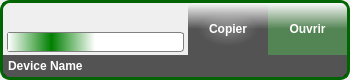
<?xml version="1.0" encoding="UTF-8"?>
<ui version="4.0">
 <class>DeviceView</class>
 <widget class="QWidget" name="DeviceView">
  <property name="geometry">
   <rect>
    <x>0</x>
    <y>0</y>
    <width>350</width>
    <height>80</height>
   </rect>
  </property>
  <property name="sizePolicy">
   <sizepolicy hsizetype="Preferred" vsizetype="Preferred">
    <horstretch>0</horstretch>
    <verstretch>0</verstretch>
   </sizepolicy>
  </property>
  <property name="minimumSize">
   <size>
    <width>180</width>
    <height>80</height>
   </size>
  </property>
  <property name="maximumSize">
   <size>
    <width>350</width>
    <height>80</height>
   </size>
  </property>
  <property name="acceptDrops">
   <bool>true</bool>
  </property>
  <property name="windowTitle">
   <string>Form</string>
  </property>
  <property name="autoFillBackground">
   <bool>false</bool>
  </property>
  <property name="styleSheet">
   <string notr="true">border: 0px;</string>
  </property>
  <layout class="QVBoxLayout" name="verticalLayout">
   <property name="spacing">
    <number>0</number>
   </property>
   <property name="leftMargin">
    <number>0</number>
   </property>
   <property name="topMargin">
    <number>0</number>
   </property>
   <property name="rightMargin">
    <number>0</number>
   </property>
   <property name="bottomMargin">
    <number>0</number>
   </property>
   <item>
    <widget class="QFrame" name="backgroundContainer">
     <property name="styleSheet">
      <string notr="true">#backgroundContainer
{	
	background: url(:/images/android_icon_large.png) no-repeat right top;
}</string>
     </property>
     <property name="frameShape">
      <enum>QFrame::StyledPanel</enum>
     </property>
     <property name="frameShadow">
      <enum>QFrame::Raised</enum>
     </property>
     <layout class="QVBoxLayout" name="verticalLayout_3">
      <property name="spacing">
       <number>0</number>
      </property>
      <property name="leftMargin">
       <number>0</number>
      </property>
      <property name="topMargin">
       <number>0</number>
      </property>
      <property name="rightMargin">
       <number>0</number>
      </property>
      <property name="bottomMargin">
       <number>0</number>
      </property>
      <item>
       <widget class="QFrame" name="borderContainer">
        <property name="styleSheet">
         <string notr="true">#borderContainer
{
	border: 3px solid darkgreen;
	border-radius: 10px;
}
</string>
        </property>
        <property name="frameShape">
         <enum>QFrame::StyledPanel</enum>
        </property>
        <property name="frameShadow">
         <enum>QFrame::Raised</enum>
        </property>
        <layout class="QVBoxLayout" name="verticalLayout_2">
         <property name="spacing">
          <number>0</number>
         </property>
         <property name="leftMargin">
          <number>0</number>
         </property>
         <property name="topMargin">
          <number>0</number>
         </property>
         <property name="rightMargin">
          <number>0</number>
         </property>
         <property name="bottomMargin">
          <number>0</number>
         </property>
         <item>
          <layout class="QHBoxLayout" name="horizontalLayout_2">
           <property name="spacing">
            <number>0</number>
           </property>
           <item>
            <widget class="QWidget" name="transfertWidget" native="true">
             <layout class="QVBoxLayout" name="verticalLayout_4">
              <property name="spacing">
               <number>6</number>
              </property>
              <property name="leftMargin">
               <number>4</number>
              </property>
              <property name="topMargin">
               <number>4</number>
              </property>
              <property name="rightMargin">
               <number>4</number>
              </property>
              <property name="bottomMargin">
               <number>4</number>
              </property>
              <item>
               <layout class="QHBoxLayout" name="horizontalLayout_5">
                <item>
                 <spacer name="horizontalSpacer_10">
                  <property name="orientation">
                   <enum>Qt::Horizontal</enum>
                  </property>
                  <property name="sizeType">
                   <enum>QSizePolicy::Preferred</enum>
                  </property>
                  <property name="sizeHint" stdset="0">
                   <size>
                    <width>40</width>
                    <height>20</height>
                   </size>
                  </property>
                 </spacer>
                </item>
                <item>
                 <spacer name="horizontalSpacer_9">
                  <property name="orientation">
                   <enum>Qt::Horizontal</enum>
                  </property>
                  <property name="sizeType">
                   <enum>QSizePolicy::Preferred</enum>
                  </property>
                  <property name="sizeHint" stdset="0">
                   <size>
                    <width>40</width>
                    <height>20</height>
                   </size>
                  </property>
                 </spacer>
                </item>
                <item>
                 <spacer name="horizontalSpacer_8">
                  <property name="orientation">
                   <enum>Qt::Horizontal</enum>
                  </property>
                  <property name="sizeType">
                   <enum>QSizePolicy::Preferred</enum>
                  </property>
                  <property name="sizeHint" stdset="0">
                   <size>
                    <width>40</width>
                    <height>20</height>
                   </size>
                  </property>
                 </spacer>
                </item>
                <item>
                 <spacer name="horizontalSpacer_7">
                  <property name="orientation">
                   <enum>Qt::Horizontal</enum>
                  </property>
                  <property name="sizeType">
                   <enum>QSizePolicy::Preferred</enum>
                  </property>
                  <property name="sizeHint" stdset="0">
                   <size>
                    <width>40</width>
                    <height>20</height>
                   </size>
                  </property>
                 </spacer>
                </item>
                <item>
                 <widget class="QPushButton" name="cancelButton">
                  <property name="sizePolicy">
                   <sizepolicy hsizetype="Fixed" vsizetype="Fixed">
                    <horstretch>0</horstretch>
                    <verstretch>0</verstretch>
                   </sizepolicy>
                  </property>
                  <property name="minimumSize">
                   <size>
                    <width>17</width>
                    <height>17</height>
                   </size>
                  </property>
                  <property name="maximumSize">
                   <size>
                    <width>17</width>
                    <height>17</height>
                   </size>
                  </property>
                  <property name="toolTip">
                   <string>Annuler le transfert</string>
                  </property>
                  <property name="layoutDirection">
                   <enum>Qt::RightToLeft</enum>
                  </property>
                  <property name="styleSheet">
                   <string notr="true">QPushButton#cancelButton
{
	background: url(:/images/cross_gray.png) no-repeat right top;
}

QPushButton#cancelButton:hover
{
	background: url(:/images/cross_red.png) no-repeat right top;
}

QPushButton:flat {
     border: none; /* no border for a flat push button */
 }</string>
                  </property>
                  <property name="text">
                   <string/>
                  </property>
                  <property name="flat">
                   <bool>true</bool>
                  </property>
                 </widget>
                </item>
               </layout>
              </item>
              <item>
               <spacer name="verticalSpacer">
                <property name="orientation">
                 <enum>Qt::Vertical</enum>
                </property>
                <property name="sizeHint" stdset="0">
                 <size>
                  <width>20</width>
                  <height>40</height>
                 </size>
                </property>
               </spacer>
              </item>
              <item>
               <widget class="QProgressBar" name="progressBar">
                <property name="sizePolicy">
                 <sizepolicy hsizetype="Preferred" vsizetype="Preferred">
                  <horstretch>0</horstretch>
                  <verstretch>0</verstretch>
                 </sizepolicy>
                </property>
                <property name="minimumSize">
                 <size>
                  <width>0</width>
                  <height>20</height>
                 </size>
                </property>
                <property name="maximumSize">
                 <size>
                  <width>16777215</width>
                  <height>20</height>
                 </size>
                </property>
                <property name="styleSheet">
                 <string notr="true">QProgressBar:horizontal {
border: 1px solid gray;
border-radius: 3px;
background: white;
}
QProgressBar::chunk:horizontal {
background: qlineargradient(x1: 0, y1: 0.5, x2: 1, y2: 0.5, stop: 0 white, stop: 0.5 green, stop: 1 white);
}</string>
                </property>
                <property name="minimum">
                 <number>0</number>
                </property>
                <property name="maximum">
                 <number>0</number>
                </property>
                <property name="value">
                 <number>-1</number>
                </property>
                <property name="alignment">
                 <set>Qt::AlignCenter</set>
                </property>
                <property name="invertedAppearance">
                 <bool>false</bool>
                </property>
                <property name="format">
                 <string>Transfert - %p%</string>
                </property>
               </widget>
              </item>
             </layout>
            </widget>
           </item>
           <item>
            <widget class="QWidget" name="leftPanel" native="true">
             <property name="enabled">
              <bool>true</bool>
             </property>
             <property name="styleSheet">
              <string notr="true">#leftPanel
{
	background-color: qlineargradient(spread:pad, x1:0, y1:0, x2:0, y2:1, stop:0 rgba(255, 255, 255,65%), stop:0.5 rgba(0, 0, 0, 65%));
	opacity: 0.5;
	border-top-left-radius: 6px;
}</string>
             </property>
             <layout class="QHBoxLayout" name="horizontalLayout_4">
              <item>
               <spacer name="horizontalSpacer_3">
                <property name="orientation">
                 <enum>Qt::Horizontal</enum>
                </property>
                <property name="sizeType">
                 <enum>QSizePolicy::Preferred</enum>
                </property>
                <property name="sizeHint" stdset="0">
                 <size>
                  <width>1</width>
                  <height>20</height>
                 </size>
                </property>
               </spacer>
              </item>
              <item>
               <widget class="QLabel" name="leftLabel">
                <property name="font">
                 <font>
                  <weight>75</weight>
                  <bold>true</bold>
                 </font>
                </property>
                <property name="styleSheet">
                 <string notr="true">font-weight: bold;
color: white;
background-color: qradialgradient(spread:pad, cx:0.5, cy:0.5, radius:0.5, fx:0.5, fy:0.5, stop:0 rgba(255, 255, 255, 25%), stop:1 rgba(255, 255, 255, 0%));</string>
                </property>
                <property name="text">
                 <string>Copier</string>
                </property>
                <property name="alignment">
                 <set>Qt::AlignCenter</set>
                </property>
               </widget>
              </item>
              <item>
               <spacer name="horizontalSpacer_4">
                <property name="orientation">
                 <enum>Qt::Horizontal</enum>
                </property>
                <property name="sizeType">
                 <enum>QSizePolicy::Preferred</enum>
                </property>
                <property name="sizeHint" stdset="0">
                 <size>
                  <width>1</width>
                  <height>20</height>
                 </size>
                </property>
               </spacer>
              </item>
             </layout>
            </widget>
           </item>
           <item>
            <widget class="QWidget" name="rightPanel" native="true">
             <property name="sizePolicy">
              <sizepolicy hsizetype="Preferred" vsizetype="Expanding">
               <horstretch>0</horstretch>
               <verstretch>0</verstretch>
              </sizepolicy>
             </property>
             <property name="styleSheet">
              <string notr="true">#rightPanel
{
	background-color: qlineargradient(spread:pad, x1:0, y1:0, x2:0, y2:1, stop:0 rgba(255, 255, 255, 65%), stop:0.5 rgba(0, 75, 0, 65%));
	opacity: 0.5;
	border-top-right-radius: 6px;
}</string>
             </property>
             <layout class="QHBoxLayout" name="horizontalLayout_3">
              <item>
               <spacer name="horizontalSpacer_5">
                <property name="orientation">
                 <enum>Qt::Horizontal</enum>
                </property>
                <property name="sizeType">
                 <enum>QSizePolicy::Preferred</enum>
                </property>
                <property name="sizeHint" stdset="0">
                 <size>
                  <width>0</width>
                  <height>20</height>
                 </size>
                </property>
               </spacer>
              </item>
              <item>
               <widget class="QLabel" name="rightLabel">
                <property name="styleSheet">
                 <string notr="true">font-weight: bold;
color: white;</string>
                </property>
                <property name="text">
                 <string>Ouvrir</string>
                </property>
                <property name="alignment">
                 <set>Qt::AlignCenter</set>
                </property>
               </widget>
              </item>
              <item>
               <spacer name="horizontalSpacer_6">
                <property name="orientation">
                 <enum>Qt::Horizontal</enum>
                </property>
                <property name="sizeType">
                 <enum>QSizePolicy::Preferred</enum>
                </property>
                <property name="sizeHint" stdset="0">
                 <size>
                  <width>0</width>
                  <height>20</height>
                 </size>
                </property>
               </spacer>
              </item>
             </layout>
            </widget>
           </item>
           <item>
            <spacer name="verticalSpacer_2">
             <property name="orientation">
              <enum>Qt::Vertical</enum>
             </property>
             <property name="sizeHint" stdset="0">
              <size>
               <width>0</width>
               <height>40</height>
              </size>
             </property>
            </spacer>
           </item>
          </layout>
         </item>
         <item>
          <widget class="QFrame" name="bottomFrame">
           <property name="minimumSize">
            <size>
             <width>0</width>
             <height>22</height>
            </size>
           </property>
           <property name="styleSheet">
            <string notr="true">#bottomFrame
{
	background-color: rgba(0, 0, 0, 65%);
	opacity: 0.5;
	border-bottom-right-radius: 6px;
	border-bottom-left-radius: 6px;
}</string>
           </property>
           <property name="frameShape">
            <enum>QFrame::StyledPanel</enum>
           </property>
           <property name="frameShadow">
            <enum>QFrame::Raised</enum>
           </property>
           <layout class="QHBoxLayout" name="horizontalLayout">
            <property name="leftMargin">
             <number>0</number>
            </property>
            <property name="topMargin">
             <number>0</number>
            </property>
            <property name="rightMargin">
             <number>0</number>
            </property>
            <property name="bottomMargin">
             <number>0</number>
            </property>
            <item>
             <spacer name="horizontalSpacer">
              <property name="orientation">
               <enum>Qt::Horizontal</enum>
              </property>
              <property name="sizeType">
               <enum>QSizePolicy::Fixed</enum>
              </property>
              <property name="sizeHint" stdset="0">
               <size>
                <width>5</width>
                <height>20</height>
               </size>
              </property>
             </spacer>
            </item>
            <item>
             <widget class="QLabel" name="deviceName">
              <property name="sizePolicy">
               <sizepolicy hsizetype="Preferred" vsizetype="Preferred">
                <horstretch>0</horstretch>
                <verstretch>0</verstretch>
               </sizepolicy>
              </property>
              <property name="font">
               <font>
                <weight>75</weight>
                <bold>true</bold>
               </font>
              </property>
              <property name="styleSheet">
               <string notr="true">#deviceName
{
	color: white;
}</string>
              </property>
              <property name="text">
               <string>Device Name</string>
              </property>
              <property name="alignment">
               <set>Qt::AlignLeading|Qt::AlignLeft|Qt::AlignVCenter</set>
              </property>
             </widget>
            </item>
            <item>
             <widget class="QPushButton" name="widgetButton">
              <property name="minimumSize">
               <size>
                <width>17</width>
                <height>20</height>
               </size>
              </property>
              <property name="maximumSize">
               <size>
                <width>17</width>
                <height>20</height>
               </size>
              </property>
              <property name="styleSheet">
               <string notr="true">QPushButton#widgetButton
{
	background: url(:/images/arrow-out.png) no-repeat right bottom;
}</string>
              </property>
              <property name="text">
               <string/>
              </property>
              <property name="flat">
               <bool>true</bool>
              </property>
             </widget>
            </item>
            <item>
             <spacer name="horizontalSpacer_2">
              <property name="orientation">
               <enum>Qt::Horizontal</enum>
              </property>
              <property name="sizeType">
               <enum>QSizePolicy::Fixed</enum>
              </property>
              <property name="sizeHint" stdset="0">
               <size>
                <width>5</width>
                <height>20</height>
               </size>
              </property>
             </spacer>
            </item>
           </layout>
          </widget>
         </item>
        </layout>
       </widget>
      </item>
     </layout>
    </widget>
   </item>
  </layout>
 </widget>
 <resources/>
 <connections/>
</ui>
